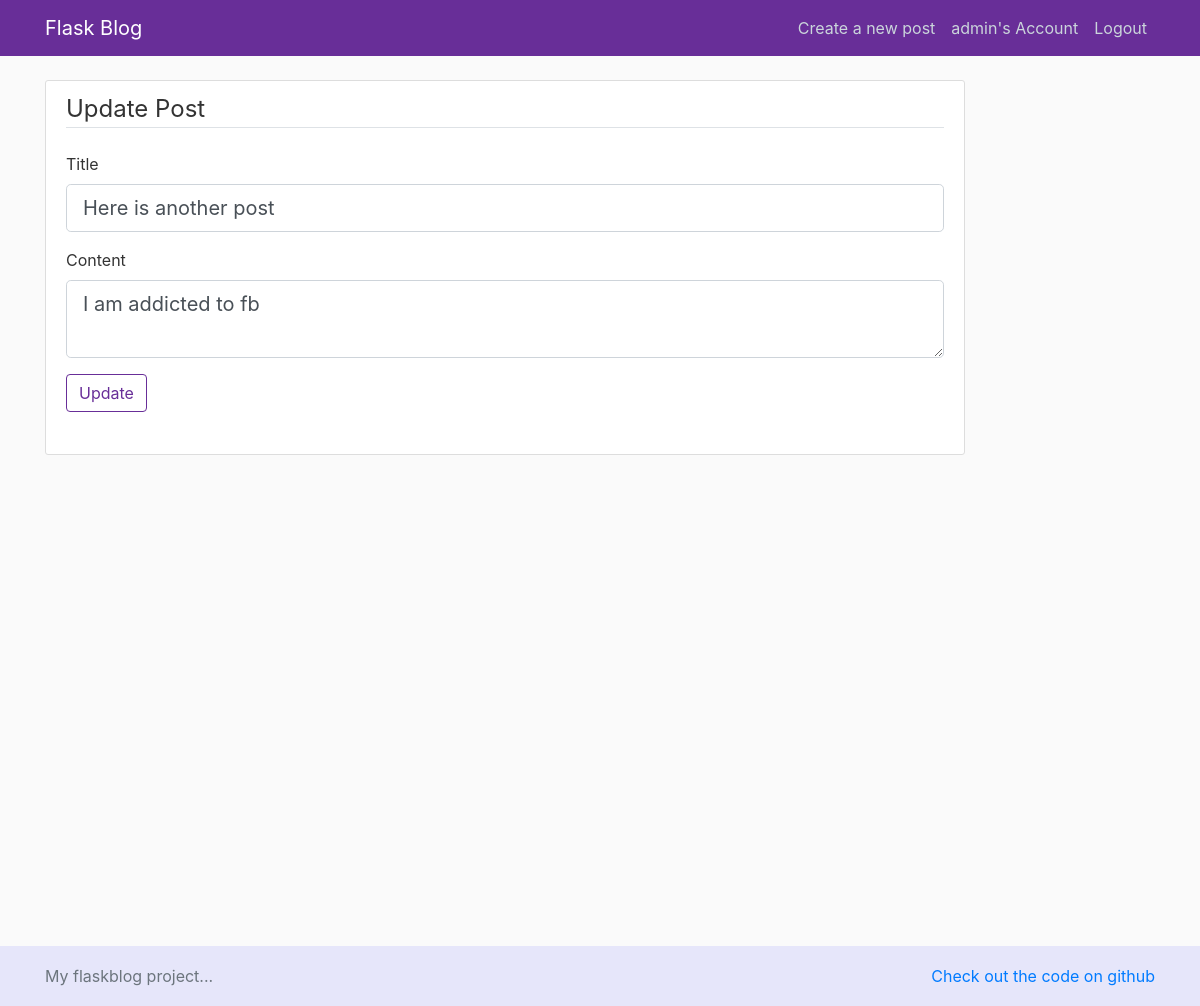
Page /post/6/update (signed in) on the committed database.
### flaskblog/models.py (models this page shows, shortened)
class User(db.Model, UserMixin):
    id = db.Column(db.Integer, primary_key=True)
    username = db.Column(db.String(20), unique=True, nullable=False)
    email = db.Column(db.String(120), unique=True, nullable=False)
    image_file = db.Column(db.String(20), nullable=False, default='default.jpg')
    password = db.Column(db.String(60), nullable=False)
    posts = db.relationship('Post', backref='author', lazy=True)

class Post(db.Model):
    id = db.Column(db.Integer, primary_key=True)
    title = db.Column(db.String(100), nullable=False)
    date_posted = db.Column(db.DateTime, nullable=False, default=datetime.utcnow)
    content = db.Column(db.Text, nullable=False)
    user_id = db.Column(db.Integer, db.ForeignKey('user.id'), nullable=False)

### flaskblog/posts/routes.py (the view)
@posts.route("/post/<int:post_id>/update", methods=['GET', 'POST'])
@login_required
def update_post(post_id):
    post = Post.query.get_or_404(post_id)
    if post.author != current_user:
        abort(403)
    form = UpdatePostForm()
    if form.validate_on_submit():
        post.title = form.title.data
        post.content = form.content.data
        db.session.commit()
        flash('Post has been updated.', 'success')
        return redirect(url_for('posts.post', post_id=post.id))
    elif request.method == 'GET':
        form.title.data = post.title
        form.content.data = post.content
    return render_template('new_post.html', title='Update post', form=form, legend='Update Post')

### flaskblog/posts/forms.py
class UpdatePostForm(FlaskForm):
    title = StringField('Title', validators=[DataRequired()])
    content = TextAreaField("Content", validators=[DataRequired()])
    submit = SubmitField('Update')

### flaskblog/models.py (called while the page is built)
@login_manager.user_loader
def load_user(user_id):
    return User.query.get(int(user_id))

### flaskblog/templates/new_post.html (shortened to what this page needs)
{% extends "layout.html" %}
{% block content %}
<div class="content-section">
        <form method="POST" action="">
            <fieldset class="form-group">
                <legend class="border-bottom mb-4">{{ legend }}</legend>
                {{ form.title.label(class="form-control-label") }}
                <div class="form-group">
                    {% if form.title.errors %}
                    {{ form.title(class="form-control form-control-lg is-invalid") }}
                    <div class="invalid-feedback">
                        {% for error in form.title.errors %}
                        <span>{{ error }}</span>
                        {% endfor %}
                    </div>
                    {% else %}
                    {{ form.title(class="form-control form-control-lg") }}
                    {% endif %}
                </div>
                <div class="form-group">
                    {{ form.content.label(class="form-control-label") }}
                    {% if form.content.errors %}
                    {{ form.content(class="form-control form-control-lg is-invalid") }}
                    <div class="invalid-feedback">
                        {% for error in form.content.errors %}
                        <span>{{ error }}</span>
                        {% endfor %}
                    </div>
                    {% else %}
                    {{ form.content(class="form-control form-control-lg") }}
                    {% endif %}
                </div>
                <div class="form-group">
                {{ form.submit(class="btn btn-outline-primary") }}
            </div>
            </fieldset>
        </form>
    </div>
{% endblock content %}

### flaskblog/templates/layout.html (shortened to what this page needs)
<!DOCTYPE html>
<html>
<head>
    <link rel="stylesheet" href="https://maxcdn.bootstrapcdn.com/bootstrap/4.0.0/css/bootstrap.min.css">
    <link rel="stylesheet" type="text/css" href="{{ url_for('static', filename='main.css') }}">
</head>
<body>
    <header class="site-header">
      <nav class="navbar navbar-expand-md navbar-dark fixed-top" style="background-color:#682e98">
        <div class="container">
            <a class="navbar-brand mr-4" href="/">Flask Blog</a>
          <div class="collapse navbar-collapse" id="navbarToggle">
            <div class="navbar-nav">
                {% if current_user.is_authenticated %}
                    <a class="nav-item nav-link" href="{{ url_for('posts.new_post') }}">Create a new post</a>
                    <a class="nav-item nav-link" href="{{ url_for('users.account') }}">{{current_user.username}}'s Account</a>
                    <a class="nav-item nav-link" href="{{ url_for('users.logout') }}">Logout</a>
                {% else %}
                    <a class="nav-item nav-link" href="{{ url_for('users.login') }}">Login</a>
                    <a class="nav-item nav-link" href="{{ url_for('users.register') }}">Register</a>
                {% endif %}
            </div>
          </div>
        </div>
      </nav>
    </header>
    <main role="main" class="container">
      <div class="row" style="min-height: 850px">
        <div class="col-md-10">
          {% block content %}{% endblock %}
        </div>
        </div>
    </main>
    <footer class="footer position-relative" style="background-color: #E6E6FA;height: 60px;line-height: 60px;">
      <div class="container">
        <span class="text-muted alightleft">My flaskblog project...</span>
          <span class="alignright"><a href="http://www.github.com/camotoad">Check out the code on github</a></span>
        </div>
    </footer>
</body>
</html>

### flaskblog/static/main.css (style rules this page uses)
body { background: #fafafa; color: #333333; margin-top: 5rem; }
.site-header .navbar-nav .nav-link { color: #cbd5db; }
.content-section { background: #ffffff; padding: 10px 20px; border: 1px solid #dddddd; border-radius: 3px; margin-bottom: 20px; }
.footer { position: relative; bottom: 0; width: 100%; height: 60px; line-height: 60px; background-color: #E6E6FA; }
.alignright { float: right; }
.btn-outline-primary { border-color: #682e98 !important; color: #682e98 !important; }

### rows in the picture
User: username "admin"
Post: title "Here is another post", content "I am addicted to fb"

### other values in the picture
{{ legend }} "Update Post"
